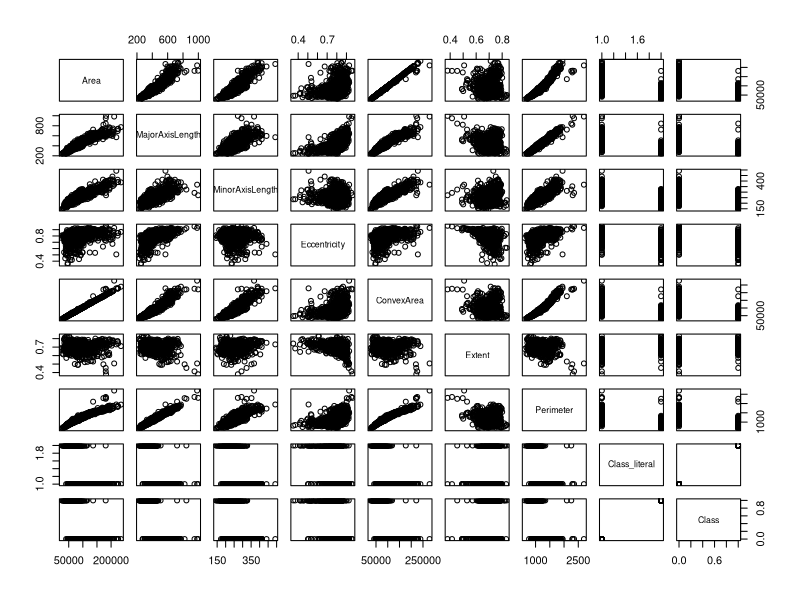
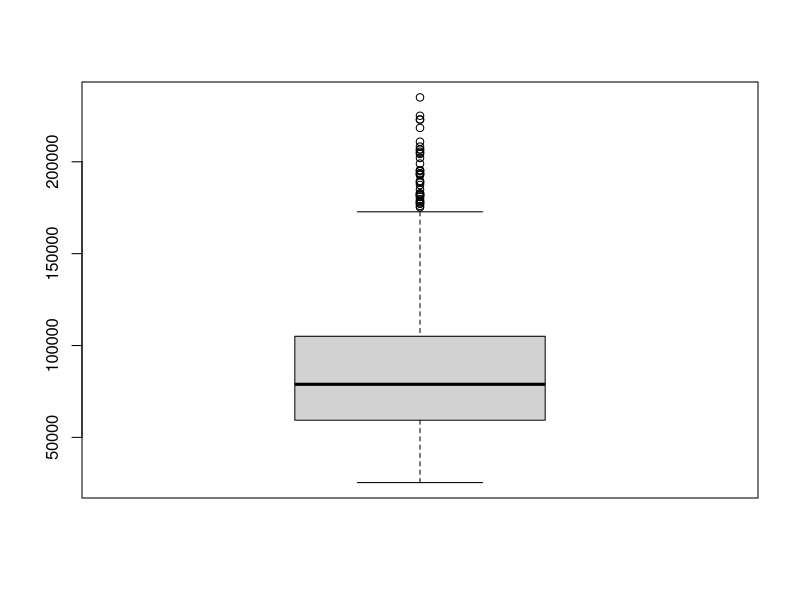
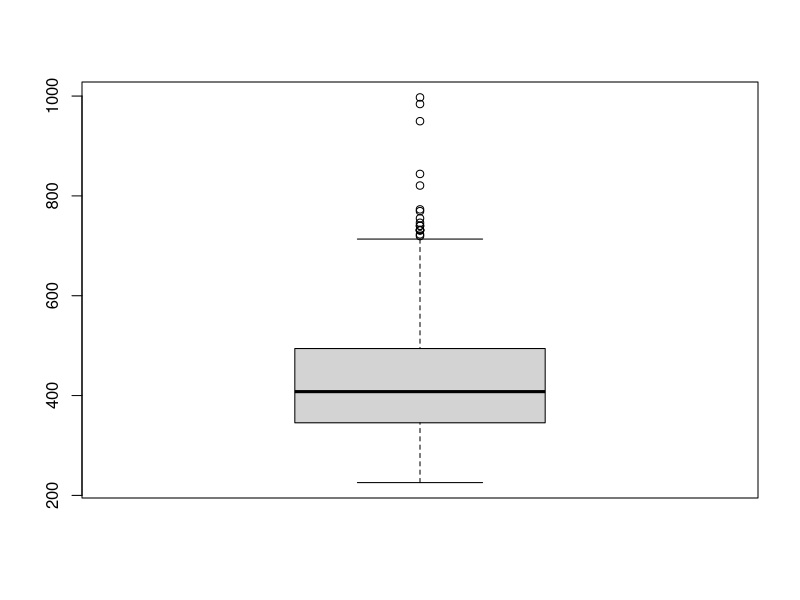
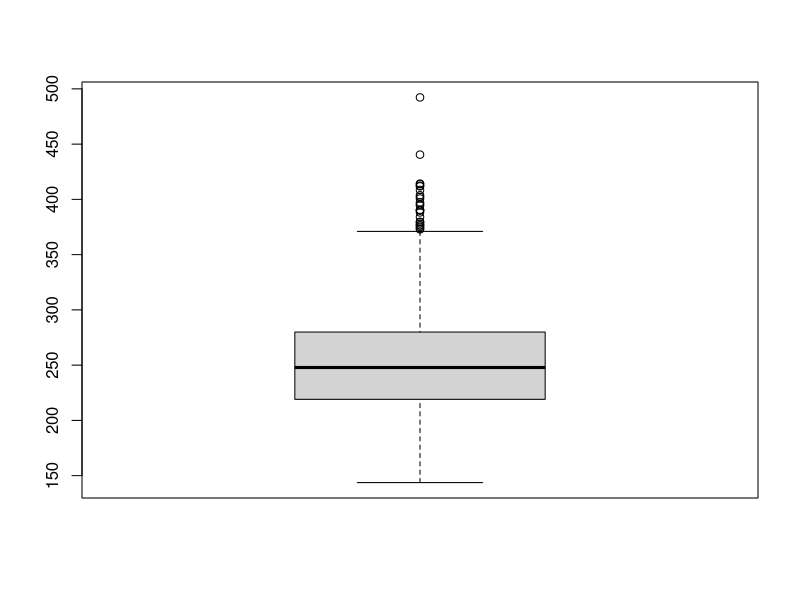
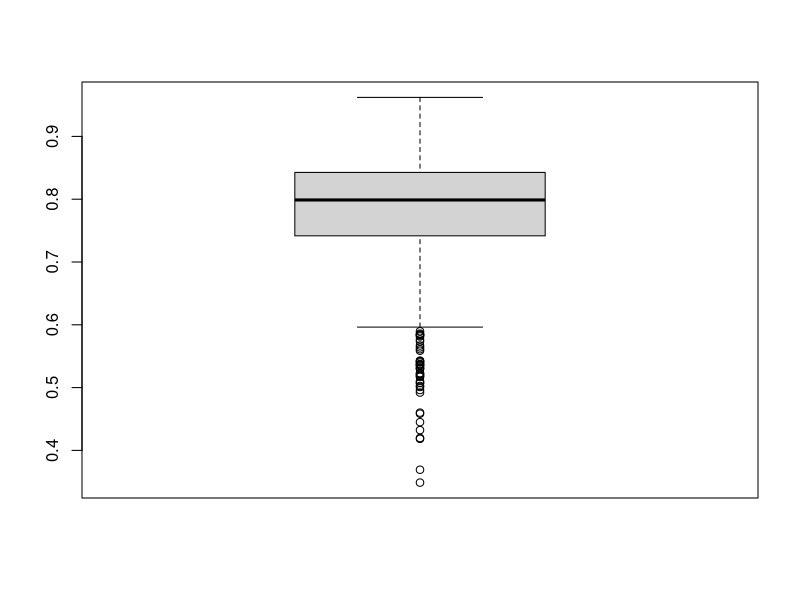
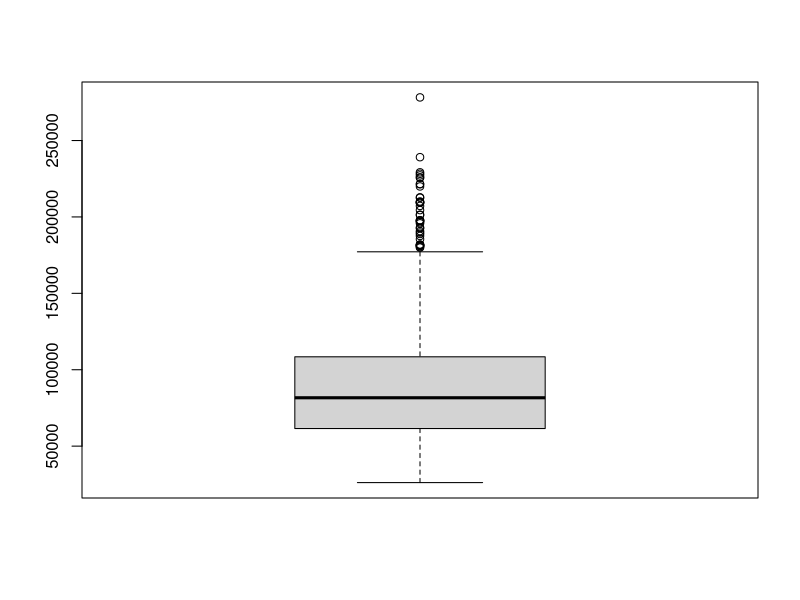
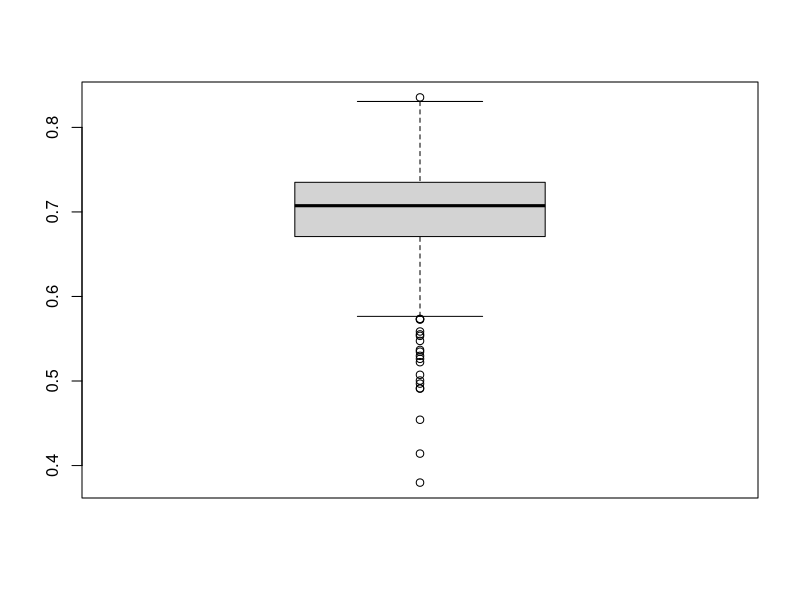
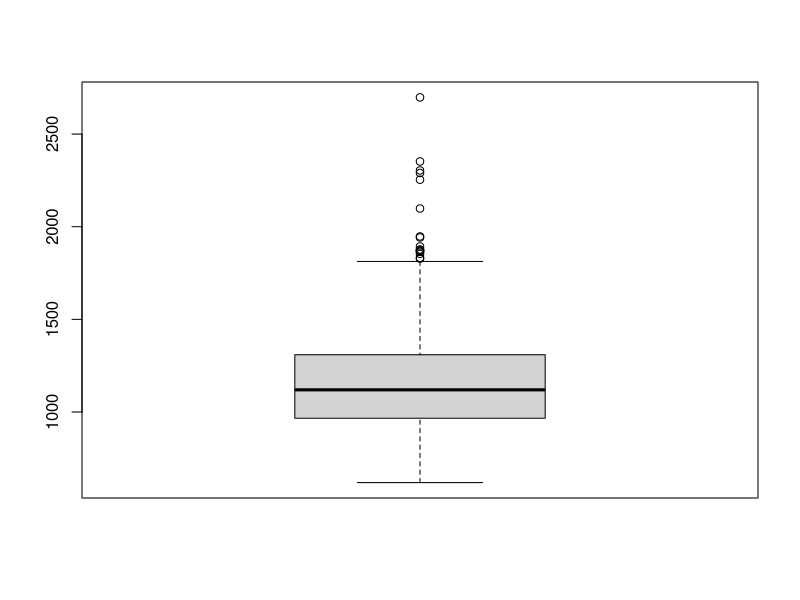

Write R code to recreate these figures, in order.
## ---- chunk 1
1 + 1
## ---- chunk 2
#| echo: false
2 * 2
## ---- chunk 3
library(ggplot2)
## ---- chunk 4
data = read.csv('datasets/Raisin_Dataset.csv', header=TRUE, sep=";")
## ---- chunk 5
summary(data)
## ---- chunk 6
plot(data)
## ---- chunk 7
boxplot(data$Area)
## ---- chunk 8
boxplot(data$MajorAxisLength)
## ---- chunk 9
boxplot(data$MinorAxisLength)
## ---- chunk 10
boxplot(data$Eccentricity)
## ---- chunk 11
boxplot(data$ConvexArea)
## ---- chunk 12
boxplot(data$Extent)
## ---- chunk 13
boxplot(data$Perimeter)
## ---- chunk 14
boxplot(data$Class)
## ---- chunk 15
ggplot() + geom_histogram(data = subset(x=data, subset=Class==1), aes(x = Area), fill = 'black', alpha = 0.5) + geom_histogram(data = subset(x=data, subset=Class==0), aes(x = Area), fill='yellow', alpha = 0.5) 
## ---- chunk 16
ggplot() + geom_histogram(data = subset(x=data, subset=Class==1), aes(x = MajorAxisLength), fill = 'black', alpha = 0.5) + geom_histogram(data = subset(x=data, subset=Class==0), aes(x = MajorAxisLength), fill='yellow', alpha = 0.5)
## ---- chunk 17
ggplot() + geom_histogram(data = subset(x=data, subset=Class==1), aes(x = MinorAxisLength), fill = 'black', alpha = 0.5) + geom_histogram(data = subset(x=data, subset=Class==0), aes(x = MinorAxisLength), fill='yellow', alpha = 0.5)
## ---- chunk 18
ggplot() + geom_histogram(data = subset(x=data, subset=Class==1), aes(x = Eccentricity), fill = 'black', alpha = 0.5) + geom_histogram(data = subset(x=data, subset=Class==0), aes(x = Eccentricity), fill='yellow', alpha = 0.5)
## ---- chunk 19
ggplot() + geom_histogram(data = subset(x=data, subset=Class==1), aes(x = ConvexArea), fill = 'black', alpha = 0.5) + geom_histogram(data = subset(x=data, subset=Class==0), aes(x = ConvexArea), fill='yellow', alpha = 0.5)
## ---- chunk 20
ggplot() + geom_histogram(data = subset(x=data, subset=Class==1), aes(x = Extent), fill = 'black', alpha = 0.5) + geom_histogram(data = subset(x=data, subset=Class==0), aes(x = Extent), fill='yellow', alpha = 0.5)
## ---- chunk 21
ggplot() + geom_histogram(data = subset(x=data, subset=Class==1), aes(x = Perimeter), fill = 'black', alpha = 0.5) + geom_histogram(data = subset(x=data, subset=Class==0), aes(x = Perimeter), fill='yellow', alpha = 0.5)
